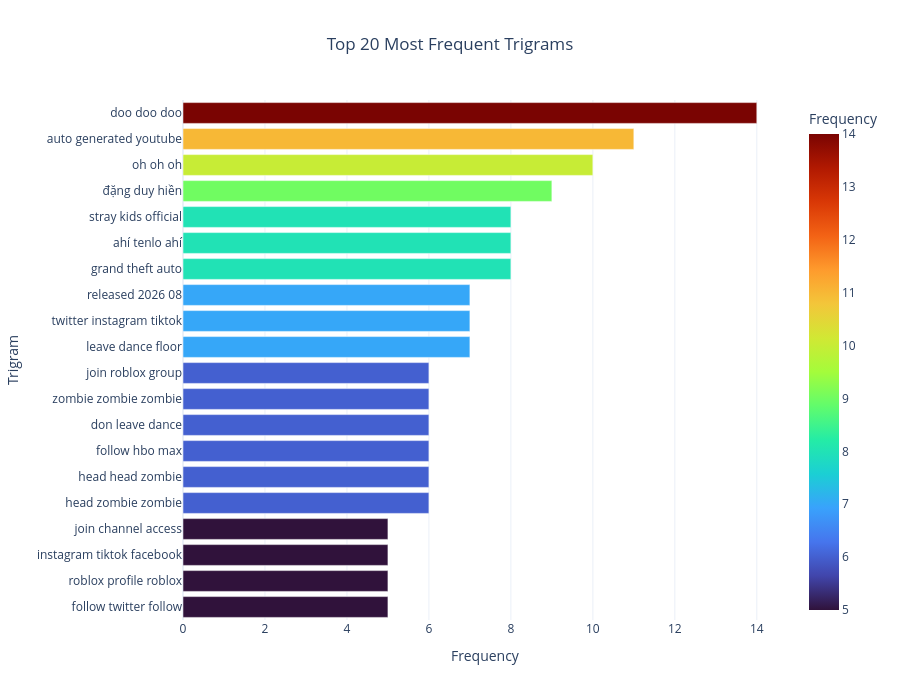

Source (notebook cell):
### Code cell
from sklearn.feature_extraction.text import CountVectorizer
import pandas as pd

trigram = CountVectorizer(

    ngram_range=(3,3),

    stop_words="english",

    max_features=50

)

X = trigram.fit_transform(

    df["processed_text"]

)

trigram_df = pd.DataFrame({

    "Trigram": trigram.get_feature_names_out(),

    "Frequency": X.sum(axis=0).A1

})


trigram_df = (

    trigram_df

    .sort_values(

        by="Frequency",

        ascending=False

    )

    .reset_index(drop=True)

)

display(trigram_df.head(20))


fig = px.bar(

    trigram_df.head(20),

    x="Frequency",

    y="Trigram",

    orientation="h",

    color="Frequency",

    color_continuous_scale="Turbo",

    title="Top 20 Most Frequent Trigrams"

)

fig.update_layout(

    template="plotly_white",

    height=700,

    title_x=0.5,

    yaxis=dict(

        categoryorder="total ascending"

    )

)

fig.show()

### Figure 1 — Plotly figure (JSON) as saved in the notebook; plotly's stock layout.template omitted (floating-point values rounded to 4 significant figures)
{"data": [{"hovertemplate": "Frequency=%{marker.color}<br>Trigram=%{y}<extra></extra>", "legendgroup": "", "marker": {"color": [14, 11, 10, 9, 8, 8, 8, 7, 7, 7, 6, 6, 6, 6, 6, 6, 5, 5, 5, 5], "coloraxis": "coloraxis", "pattern": {"shape": ""}}, "name": "", "orientation": "h", "showlegend": false, "textposition": "auto", "type": "bar", "x": [14, 11, 10, 9, 8, 8, 8, 7, 7, 7, 6, 6, 6, 6, 6, 6, 5, 5, 5, 5], "xaxis": "x", "y": ["doo doo doo", "auto generated youtube", "oh oh oh", "đặng duy hiền", "grand theft auto", "ahí tenlo ahí", "stray kids official", "leave dance floor", "twitter instagram tiktok", "released 2026 08", "head zombie zombie", "head head zombie", "follow hbo max", "don leave dance", "zombie zombie zombie", "join roblox group", "follow twitter follow", "roblox profile roblox", "instagram tiktok facebook", "join channel access"], "yaxis": "y"}], "layout": {"barmode": "relative", "coloraxis": {"colorbar": {"title": {"text": "Frequency"}}, "colorscale": [[0, "#30123b"], [0.07143, "#4145ab"], [0.1429, "#4675ed"], [0.2143, "#39a2fc"], [0.2857, "#1bcfd4"], [0.3571, "#24eca6"], [0.4286, "#61fc6c"], [0.5, "#a4fc3b"], [0.5714, "#d1e834"], [0.6429, "#f3c63a"], [0.7143, "#fe9b2d"], [0.7857, "#f36315"], [0.8571, "#d93806"], [0.9286, "#b11901"], [1, "#7a0402"]]}, "height": 700, "legend": {"tracegroupgap": 0}, "title": {"text": "Top 20 Most Frequent Trigrams", "x": 0.5}, "xaxis": {"anchor": "y", "domain": [0, 1], "title": {"text": "Frequency"}}, "yaxis": {"anchor": "x", "categoryorder": "total ascending", "domain": [0, 1], "title": {"text": "Trigram"}}}}
